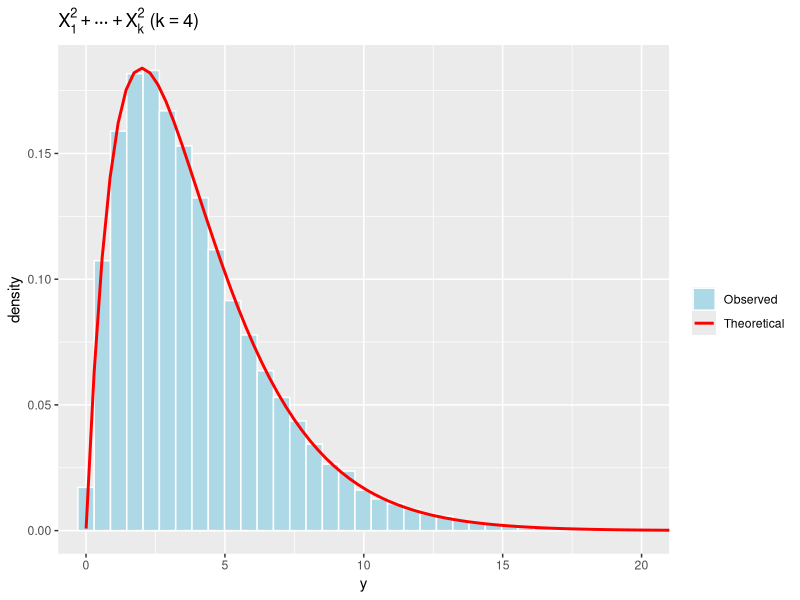

Recreate this plot in R.
## 標準正規確率変数の二乗和の確率分布
set.seed(123) # 乱数の初期値を指定
n <- 10^5
k <- 4
y <- colSums(matrix(rnorm(n*k, 0,1)^2,k,n))
# 標準正規分布に従う乱数をnk個発生し，k個の二乗和をn個作る．
## ヒストグラムの作成と確率密度関数との比較
library(ggplot2) # ggplotを使う
ggplot() + 
  geom_histogram(mapping = aes(y, y = after_stat(density), # y軸を密度表示にする
                               color = "Observed"), 
                 # 凡例をつけるために, color=ラベルの形式で設定しておく
                 fill = "lightblue", # 棒グラフの色
                 bins = 50, # ビンの数
                 ) +
  stat_function(aes(color = "Theoretical"), linewidth = 1, 
                fun = dchisq, args = list(df = k)) + 
  # 密度の上書き. ここでも凡例をつけるためにcolorを設定しておく
  # また，線の太さを調整するためにlinewidthを指定している.
  # argsでfunに与えた関数の追加の引数を指定できる
  scale_color_manual(name = "", 
                     values = c(Observed = "white",
                                Theoretical = "red")) +
  # ヒストグラムの境界線・密度の色の設定. 凡例にも反映される
  coord_cartesian(xlim = c(0, 20)) + # x軸の範囲を0<=x<=20にズーム
  ggtitle(bquote(paste(X[1]^2+cdots+X[k]^2," (" , k==.(k), ")")))
